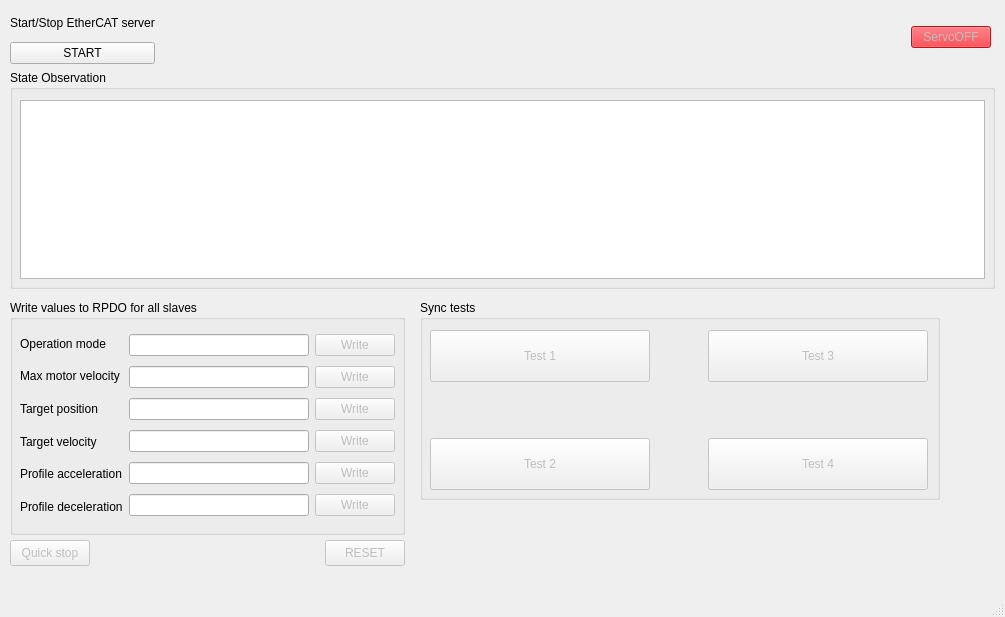
<?xml version="1.0" encoding="UTF-8"?>
<ui version="4.0">
 <class>MainWindow</class>
 <widget class="QMainWindow" name="MainWindow">
  <property name="geometry">
   <rect>
    <x>0</x>
    <y>0</y>
    <width>1005</width>
    <height>617</height>
   </rect>
  </property>
  <property name="sizePolicy">
   <sizepolicy hsizetype="MinimumExpanding" vsizetype="MinimumExpanding">
    <horstretch>0</horstretch>
    <verstretch>0</verstretch>
   </sizepolicy>
  </property>
  <property name="minimumSize">
   <size>
    <width>1005</width>
    <height>0</height>
   </size>
  </property>
  <property name="maximumSize">
   <size>
    <width>1005</width>
    <height>16777215</height>
   </size>
  </property>
  <property name="windowTitle">
   <string>MainWindow</string>
  </property>
  <property name="animated">
   <bool>false</bool>
  </property>
  <widget class="QWidget" name="centralwidget">
   <widget class="QGroupBox" name="groupBox_2">
    <property name="geometry">
     <rect>
      <x>10</x>
      <y>70</y>
      <width>985</width>
      <height>219</height>
     </rect>
    </property>
    <property name="sizePolicy">
     <sizepolicy hsizetype="Preferred" vsizetype="Preferred">
      <horstretch>0</horstretch>
      <verstretch>0</verstretch>
     </sizepolicy>
    </property>
    <property name="minimumSize">
     <size>
      <width>985</width>
      <height>219</height>
     </size>
    </property>
    <property name="maximumSize">
     <size>
      <width>985</width>
      <height>219</height>
     </size>
    </property>
    <property name="title">
     <string>State Observation </string>
    </property>
    <widget class="QTableWidget" name="tableWidget">
     <property name="geometry">
      <rect>
       <x>10</x>
       <y>30</y>
       <width>965</width>
       <height>179</height>
      </rect>
     </property>
     <property name="sizePolicy">
      <sizepolicy hsizetype="Fixed" vsizetype="Fixed">
       <horstretch>0</horstretch>
       <verstretch>0</verstretch>
      </sizepolicy>
     </property>
     <property name="minimumSize">
      <size>
       <width>965</width>
       <height>179</height>
      </size>
     </property>
     <property name="maximumSize">
      <size>
       <width>965</width>
       <height>179</height>
      </size>
     </property>
     <property name="font">
      <font>
       <pointsize>10</pointsize>
      </font>
     </property>
     <property name="contextMenuPolicy">
      <enum>Qt::DefaultContextMenu</enum>
     </property>
     <property name="toolTip">
      <string/>
     </property>
     <property name="verticalScrollBarPolicy">
      <enum>Qt::ScrollBarAsNeeded</enum>
     </property>
     <property name="horizontalScrollBarPolicy">
      <enum>Qt::ScrollBarAsNeeded</enum>
     </property>
     <property name="autoScroll">
      <bool>false</bool>
     </property>
     <property name="editTriggers">
      <set>QAbstractItemView::NoEditTriggers</set>
     </property>
     <property name="tabKeyNavigation">
      <bool>false</bool>
     </property>
     <property name="showDropIndicator" stdset="0">
      <bool>false</bool>
     </property>
     <property name="dragDropOverwriteMode">
      <bool>false</bool>
     </property>
     <property name="alternatingRowColors">
      <bool>true</bool>
     </property>
     <property name="selectionMode">
      <enum>QAbstractItemView::NoSelection</enum>
     </property>
     <property name="selectionBehavior">
      <enum>QAbstractItemView::SelectRows</enum>
     </property>
     <property name="textElideMode">
      <enum>Qt::ElideLeft</enum>
     </property>
     <property name="wordWrap">
      <bool>true</bool>
     </property>
     <property name="cornerButtonEnabled">
      <bool>true</bool>
     </property>
     <attribute name="horizontalHeaderHighlightSections">
      <bool>true</bool>
     </attribute>
     <attribute name="verticalHeaderDefaultSectionSize">
      <number>20</number>
     </attribute>
     <attribute name="verticalHeaderHighlightSections">
      <bool>true</bool>
     </attribute>
    </widget>
   </widget>
   <widget class="QWidget" name="layoutWidget">
    <property name="geometry">
     <rect>
      <x>10</x>
      <y>10</y>
      <width>981</width>
      <height>54</height>
     </rect>
    </property>
    <layout class="QHBoxLayout" name="horizontalLayout">
     <item>
      <layout class="QVBoxLayout" name="verticalLayout">
       <item>
        <widget class="QLabel" name="label_2">
         <property name="text">
          <string>Start/Stop EtherCAT server</string>
         </property>
        </widget>
       </item>
       <item>
        <widget class="QPushButton" name="btnStartServer">
         <property name="text">
          <string>START</string>
         </property>
        </widget>
       </item>
      </layout>
     </item>
     <item>
      <spacer name="horizontalSpacer">
       <property name="orientation">
        <enum>Qt::Horizontal</enum>
       </property>
       <property name="sizeHint" stdset="0">
        <size>
         <width>40</width>
         <height>20</height>
        </size>
       </property>
      </spacer>
     </item>
     <item>
      <widget class="QPushButton" name="btnServoON">
       <property name="enabled">
        <bool>false</bool>
       </property>
       <property name="styleSheet">
        <string notr="true">background-color: rgb(224, 27, 36);</string>
       </property>
       <property name="text">
        <string>ServoOFF</string>
       </property>
      </widget>
     </item>
    </layout>
   </widget>
   <widget class="QPushButton" name="btnQuickStop">
    <property name="enabled">
     <bool>false</bool>
    </property>
    <property name="geometry">
     <rect>
      <x>10</x>
      <y>540</y>
      <width>80</width>
      <height>26</height>
     </rect>
    </property>
    <property name="text">
     <string>Quick stop</string>
    </property>
   </widget>
   <widget class="QPushButton" name="btnReset">
    <property name="enabled">
     <bool>false</bool>
    </property>
    <property name="geometry">
     <rect>
      <x>325</x>
      <y>540</y>
      <width>80</width>
      <height>26</height>
     </rect>
    </property>
    <property name="text">
     <string>RESET</string>
    </property>
   </widget>
   <widget class="QGroupBox" name="groupBox">
    <property name="geometry">
     <rect>
      <x>10</x>
      <y>300</y>
      <width>395</width>
      <height>235</height>
     </rect>
    </property>
    <property name="title">
     <string>Write values to RPDO for all slaves</string>
    </property>
    <widget class="QWidget" name="layoutWidget">
     <property name="geometry">
      <rect>
       <x>10</x>
       <y>30</y>
       <width>375</width>
       <height>190</height>
      </rect>
     </property>
     <layout class="QHBoxLayout" name="horizontalLayout_4">
      <item>
       <layout class="QVBoxLayout" name="verticalLayout_5">
        <item>
         <widget class="QLabel" name="lblOperationMode">
          <property name="text">
           <string>Operation mode</string>
          </property>
         </widget>
        </item>
        <item>
         <widget class="QLabel" name="lblMaxMotorVelocity">
          <property name="text">
           <string>Max motor velocity</string>
          </property>
         </widget>
        </item>
        <item>
         <widget class="QLabel" name="lblTargetPositon">
          <property name="text">
           <string>Target position</string>
          </property>
         </widget>
        </item>
        <item>
         <widget class="QLabel" name="lblTargetVelocity">
          <property name="text">
           <string>Target velocity</string>
          </property>
         </widget>
        </item>
        <item>
         <widget class="QLabel" name="lblProfileAcceleration">
          <property name="text">
           <string>Profile acceleration</string>
          </property>
         </widget>
        </item>
        <item>
         <widget class="QLabel" name="lblProfileDeceleration">
          <property name="text">
           <string>Profile deceleration</string>
          </property>
         </widget>
        </item>
       </layout>
      </item>
      <item>
       <layout class="QVBoxLayout" name="verticalLayout_6">
        <item>
         <widget class="QLineEdit" name="lineOperationMode"/>
        </item>
        <item>
         <widget class="QLineEdit" name="lineMaxMotorVelocity"/>
        </item>
        <item>
         <widget class="QLineEdit" name="lineTargetPosition"/>
        </item>
        <item>
         <widget class="QLineEdit" name="lineTargetVelocity"/>
        </item>
        <item>
         <widget class="QLineEdit" name="lineProfileAcceleration"/>
        </item>
        <item>
         <widget class="QLineEdit" name="lineProfileDeceleration"/>
        </item>
       </layout>
      </item>
      <item>
       <layout class="QVBoxLayout" name="verticalLayout_7">
        <item>
         <widget class="QPushButton" name="btnOperationModeWrite">
          <property name="enabled">
           <bool>false</bool>
          </property>
          <property name="text">
           <string>Write</string>
          </property>
         </widget>
        </item>
        <item>
         <widget class="QPushButton" name="btnMaxMotorVelocity">
          <property name="enabled">
           <bool>false</bool>
          </property>
          <property name="text">
           <string>Write</string>
          </property>
         </widget>
        </item>
        <item>
         <widget class="QPushButton" name="btnTargetPositionWrite">
          <property name="enabled">
           <bool>false</bool>
          </property>
          <property name="text">
           <string>Write</string>
          </property>
         </widget>
        </item>
        <item>
         <widget class="QPushButton" name="btnTargetVelocityWrite">
          <property name="enabled">
           <bool>false</bool>
          </property>
          <property name="text">
           <string>Write</string>
          </property>
         </widget>
        </item>
        <item>
         <widget class="QPushButton" name="btnAccelerationWrite">
          <property name="enabled">
           <bool>false</bool>
          </property>
          <property name="text">
           <string>Write</string>
          </property>
         </widget>
        </item>
        <item>
         <widget class="QPushButton" name="btnDecelerationWrite">
          <property name="enabled">
           <bool>false</bool>
          </property>
          <property name="text">
           <string>Write</string>
          </property>
         </widget>
        </item>
       </layout>
      </item>
     </layout>
    </widget>
   </widget>
   <widget class="QGroupBox" name="groupBox_3">
    <property name="geometry">
     <rect>
      <x>420</x>
      <y>300</y>
      <width>520</width>
      <height>200</height>
     </rect>
    </property>
    <property name="title">
     <string>Sync tests</string>
    </property>
    <widget class="QWidget" name="">
     <property name="geometry">
      <rect>
       <x>10</x>
       <y>30</y>
       <width>498</width>
       <height>160</height>
      </rect>
     </property>
     <layout class="QHBoxLayout" name="horizontalLayout_2">
      <item>
       <layout class="QVBoxLayout" name="verticalLayout_2">
        <item>
         <widget class="QPushButton" name="btnTest1">
          <property name="enabled">
           <bool>false</bool>
          </property>
          <property name="sizePolicy">
           <sizepolicy hsizetype="Fixed" vsizetype="Fixed">
            <horstretch>0</horstretch>
            <verstretch>0</verstretch>
           </sizepolicy>
          </property>
          <property name="minimumSize">
           <size>
            <width>220</width>
            <height>52</height>
           </size>
          </property>
          <property name="maximumSize">
           <size>
            <width>220</width>
            <height>52</height>
           </size>
          </property>
          <property name="text">
           <string>Test 1</string>
          </property>
         </widget>
        </item>
        <item>
         <spacer name="verticalSpacer">
          <property name="orientation">
           <enum>Qt::Vertical</enum>
          </property>
          <property name="sizeHint" stdset="0">
           <size>
            <width>20</width>
            <height>40</height>
           </size>
          </property>
         </spacer>
        </item>
        <item>
         <widget class="QPushButton" name="btnTest2">
          <property name="enabled">
           <bool>false</bool>
          </property>
          <property name="sizePolicy">
           <sizepolicy hsizetype="Fixed" vsizetype="Fixed">
            <horstretch>0</horstretch>
            <verstretch>0</verstretch>
           </sizepolicy>
          </property>
          <property name="minimumSize">
           <size>
            <width>220</width>
            <height>52</height>
           </size>
          </property>
          <property name="maximumSize">
           <size>
            <width>220</width>
            <height>52</height>
           </size>
          </property>
          <property name="text">
           <string>Test 2</string>
          </property>
         </widget>
        </item>
       </layout>
      </item>
      <item>
       <spacer name="horizontalSpacer_2">
        <property name="orientation">
         <enum>Qt::Horizontal</enum>
        </property>
        <property name="sizeHint" stdset="0">
         <size>
          <width>40</width>
          <height>20</height>
         </size>
        </property>
       </spacer>
      </item>
      <item>
       <layout class="QVBoxLayout" name="verticalLayout_3">
        <item>
         <widget class="QPushButton" name="btnTest3">
          <property name="enabled">
           <bool>false</bool>
          </property>
          <property name="minimumSize">
           <size>
            <width>220</width>
            <height>52</height>
           </size>
          </property>
          <property name="maximumSize">
           <size>
            <width>220</width>
            <height>52</height>
           </size>
          </property>
          <property name="text">
           <string>Test 3</string>
          </property>
         </widget>
        </item>
        <item>
         <spacer name="verticalSpacer_2">
          <property name="orientation">
           <enum>Qt::Vertical</enum>
          </property>
          <property name="sizeHint" stdset="0">
           <size>
            <width>20</width>
            <height>40</height>
           </size>
          </property>
         </spacer>
        </item>
        <item>
         <widget class="QPushButton" name="btnTest4">
          <property name="enabled">
           <bool>false</bool>
          </property>
          <property name="minimumSize">
           <size>
            <width>220</width>
            <height>52</height>
           </size>
          </property>
          <property name="maximumSize">
           <size>
            <width>220</width>
            <height>52</height>
           </size>
          </property>
          <property name="text">
           <string>Test 4</string>
          </property>
         </widget>
        </item>
       </layout>
      </item>
     </layout>
    </widget>
   </widget>
  </widget>
  <widget class="QMenuBar" name="menubar">
   <property name="geometry">
    <rect>
     <x>0</x>
     <y>0</y>
     <width>1005</width>
     <height>23</height>
    </rect>
   </property>
  </widget>
  <widget class="QStatusBar" name="statusbar"/>
 </widget>
 <resources/>
 <connections/>
</ui>
